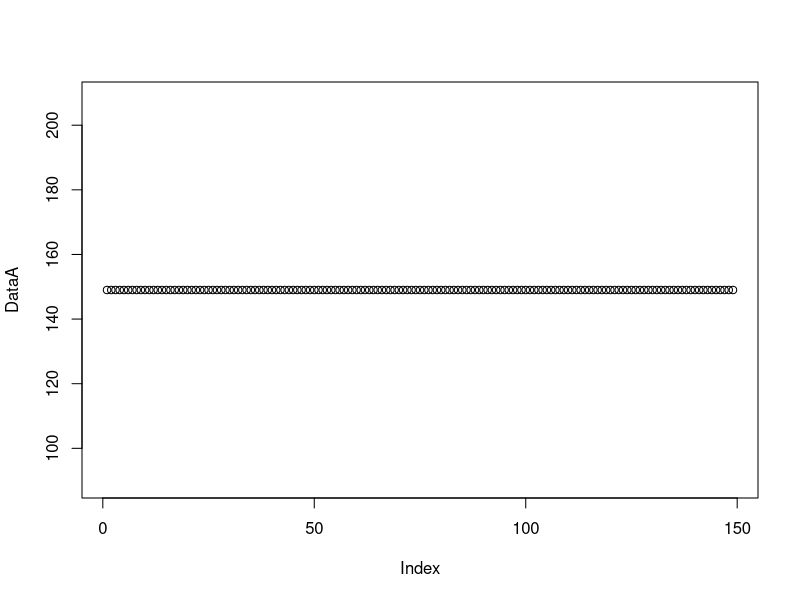

This chart was generated by the following R code:
sortObjectsByDist = function(xl, z){
  
  l = dim(xl)[1];
  n = dim(xl)[2]-1;
  
  distances = matrix(NA, l, 2);
  
  for (i in 1:l){
    distances[i, ] = c(sqrt(sum((xl[i, 1:n] - z)^2)), xl[i, 3]);
  }
  
  orderedXl = distances[order(distances[, 1]),];
  
  return (orderedXl);
}

classif_kwNN = function(orderedXl, k, q){
  
  weightClasses = table(orderedXl[,2]);
  weightClasses[1:dim(weightClasses)] = 0

  for(j in 1:k){
    weightClasses[orderedXl[j,2]] = weightClasses[orderedXl[j,2]] + (orderedXl[j,1] * q^j);
    
  }
  
  class = names(which.max(weightClasses));
  
  return (class)
}

kwNN = function(xl, z, k, q){
  return(classif_kwNN(sortObjectsByDist(xl, z), k, q));
}

LOO = function(xl, q, sort = sortObjectsByDist, classification = classif_kwNN){
  n = dim(xl)[1]-1;
  DataA = array(0,n);
  # print(n)
  for(i in 1:n){
    orderedXl = sort(xl[-i,], c(xl[i,1], xl[i,2]));
    
    for(k in 1:n){
      class = classification(orderedXl, k, q);
      if(class != c(xl[i,3])){
        
        #print(c(xl[i,3]))
        DataA[k] = DataA[k] + 1;
      }
    }
    print(i);
    print(DataA);
  }
  return (DataA)
}


xl = iris[,3:5];
DataA = LOO(xl, q=0.2);  
print(DataA);
print(which.min(DataA));

plot(DataA)
